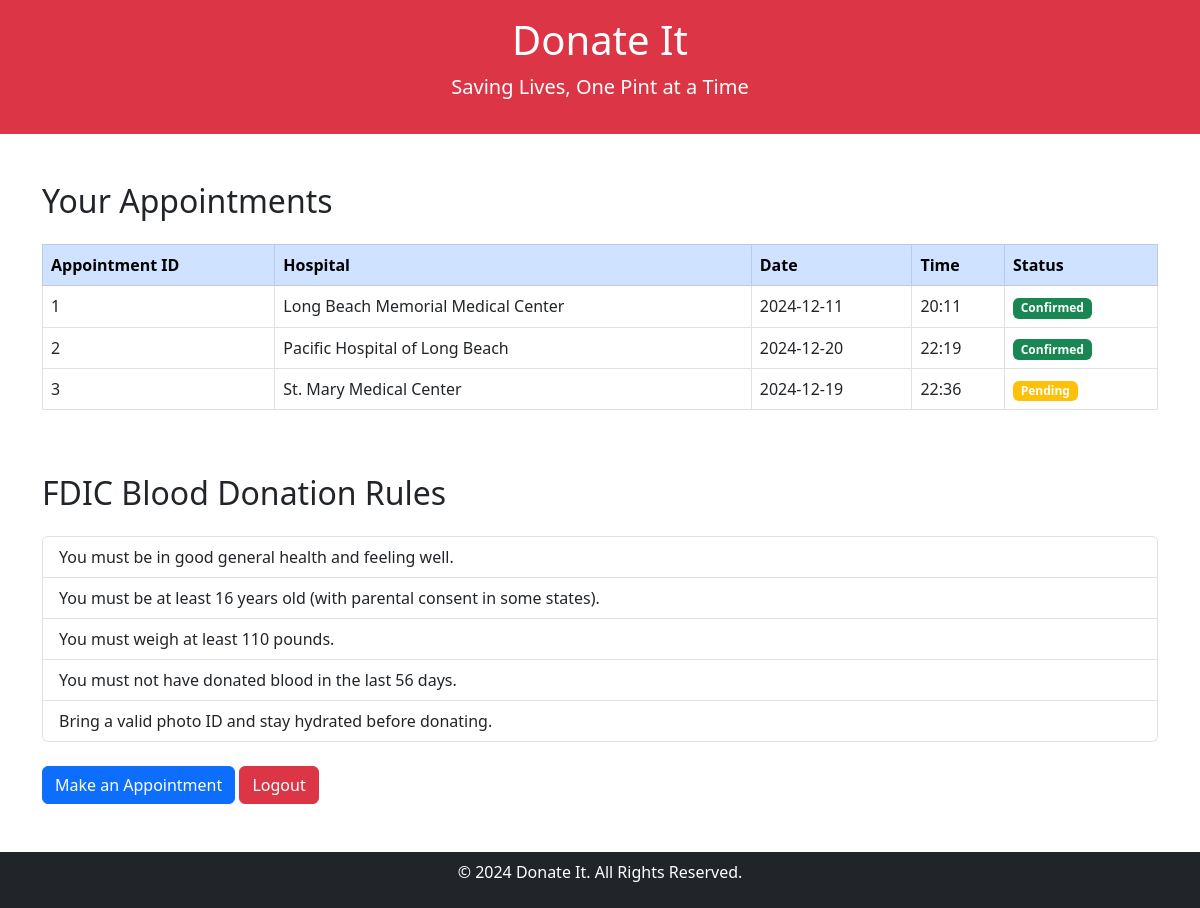
/customer (signed in), run on the app's committed database.
### tables this page shows
CREATE TABLE appointments (
            id INTEGER PRIMARY KEY AUTOINCREMENT,
            user_id INTEGER,
            hospital TEXT,
            date TEXT,
            time TEXT,
            status TEXT DEFAULT 'Pending',
            FOREIGN KEY(user_id) REFERENCES users(id)
        );

### app.py (the view)
@app.route('/customer')
def customer_home():
    if 'role' not in session or session['role'] != 'customer':
        flash("Access denied. Please log in as a customer.", "danger")
        return redirect(url_for('login'))
    conn = sqlite3.connect(DB_PATH)
    cursor = conn.cursor()
    cursor.execute('SELECT * FROM appointments WHERE user_id = ?', (session['user_id'],))
    appointments = cursor.fetchall()
    conn.close()
    return render_template('customer_home.html', appointments=appointments)

### templates/customer_home.html (shortened to what this page needs)
<!DOCTYPE html>
<html lang="en">
<head>
    <link rel="stylesheet" href="https://cdnjs.cloudflare.com/ajax/libs/bootstrap/5.3.0/css/bootstrap.min.css">
</head>
<body>
    <header class="bg-danger text-white text-center py-3">
        <h1>Donate It</h1>
        <p class="lead">Saving Lives, One Pint at a Time</p>
    </header>
    <main class="container mt-5">
        <section>
            <h2 class="mb-4">Your Appointments</h2>
            {% if appointments %}
                <div class="table-responsive">
                    <table class="table table-bordered">
                        <thead class="table-primary">
                            <tr>
                                <th>Appointment ID</th>
                                <th>Hospital</th>
                                <th>Date</th>
                                <th>Time</th>
                                <th>Status</th>
                            </tr>
                        </thead>
                        <tbody>
                            {% for appointment in appointments %}
                                <tr>
                                    <td>{{ appointment[0] }}</td>
                                    <td>{{ appointment[2] }}</td>
                                    <td>{{ appointment[3] }}</td>
                                    <td>{{ appointment[4] }}</td>
                                    <td>
                                        {% if appointment[5] == "Pending" %}
                                            <span class="badge bg-warning">Pending</span>
                                        {% elif appointment[5] == "Confirmed" %}
                                            <span class="badge bg-success">Confirmed</span>
                                        {% else %}
                                            <span class="badge bg-secondary">{{ appointment[5] }}</span>
                                        {% endif %}
                                    </td>
                                </tr>
                            {% endfor %}
                        </tbody>
                    </table>
                </div>
            {% else %}
                <p class="text-muted">You have no appointments.</p>
            {% endif %}
        </section>
        <section class="mt-5">
            <h2 class="mb-4">FDIC Blood Donation Rules</h2>
            <ul class="list-group">
                <li class="list-group-item">You must be in good general health and feeling well.</li>
                <li class="list-group-item">You must be at least 16 years old (with parental consent in some states).</li>
                <li class="list-group-item">You must weigh at least 110 pounds.</li>
                <li class="list-group-item">You must not have donated blood in the last 56 days.</li>
                <li class="list-group-item">Bring a valid photo ID and stay hydrated before donating.</li>
            </ul>
        </section>
        <div class="mt-4">
            <a href="/appointment" class="btn btn-primary">Make an Appointment</a>
            <a href="/logout" class="btn btn-danger">Logout</a>
        </div>
    </main>
    <footer class="bg-dark text-white text-center py-2 mt-5">
        <p>&copy; 2024 Donate It. All Rights Reserved.</p>
    </footer>
</body>
</html>

### data on the page
appointments: id "1", hospital "Long Beach Memorial Medical Center", date "2024-12-11", time "20:11", status "Confirmed"
appointments: id "2", hospital "Pacific Hospital of Long Beach", date "2024-12-20", time "22:19", status "Confirmed"
appointments: id "3", hospital "St. Mary Medical Center", date "2024-12-19", time "22:36", status "Pending"
